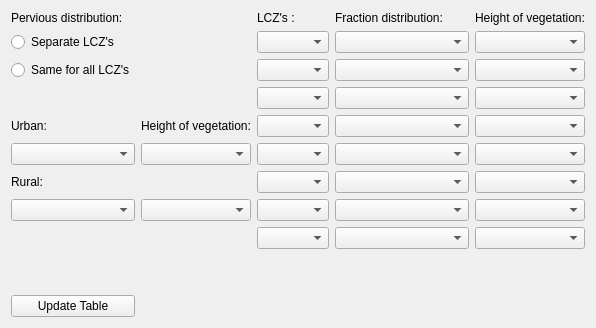
     <widget class="QWidget" name="tab">
      <attribute name="title">
       <string>Pervious distribution</string>
      </attribute>
      <layout class="QGridLayout" name="gridLayout_2">
       <item row="0" column="0">
        <widget class="QLabel" name="label_5">
         <property name="text">
          <string>Pervious distribution:</string>
         </property>
        </widget>
       </item>
       <item row="0" column="7">
        <widget class="QLabel" name="label_9">
         <property name="text">
          <string>Height of vegetation:</string>
         </property>
        </widget>
       </item>
       <item row="1" column="0">
        <widget class="QRadioButton" name="radioButton_2">
         <property name="text">
          <string>Separate LCZ's</string>
         </property>
        </widget>
       </item>
       <item row="1" column="7">
        <widget class="QComboBox" name="comboBox_19"/>
       </item>
       <item row="2" column="0">
        <widget class="QRadioButton" name="radioButton">
         <property name="text">
          <string>Same for all LCZ's</string>
         </property>
        </widget>
       </item>
       <item row="2" column="7">
        <widget class="QComboBox" name="comboBox_20"/>
       </item>
       <item row="15" column="0">
        <widget class="QPushButton" name="pushButton_2">
         <property name="text">
          <string>Update Table</string>
         </property>
        </widget>
       </item>
       <item row="11" column="7">
        <widget class="QComboBox" name="comboBox_26"/>
       </item>
       <item row="10" column="7">
        <widget class="QComboBox" name="comboBox_25"/>
       </item>
       <item row="9" column="7">
        <widget class="QComboBox" name="comboBox_24"/>
       </item>
       <item row="7" column="7">
        <widget class="QComboBox" name="comboBox_23"/>
       </item>
       <item row="3" column="7">
        <widget class="QComboBox" name="comboBox_21"/>
       </item>
       <item row="6" column="7">
        <widget class="QComboBox" name="comboBox_22"/>
       </item>
       <item row="12" column="6">
        <spacer name="verticalSpacer">
         <property name="orientation">
          <enum>Qt::Vertical</enum>
         </property>
         <property name="sizeHint" stdset="0">
          <size>
           <width>20</width>
           <height>40</height>
          </size>
         </property>
        </spacer>
       </item>
       <item row="10" column="2">
        <widget class="QComboBox" name="comboBox_30"/>
       </item>
       <item row="9" column="0">
        <widget class="QLabel" name="label_10">
         <property name="text">
          <string>Rural:</string>
         </property>
        </widget>
       </item>
       <item row="7" column="2">
        <widget class="QComboBox" name="comboBox_28"/>
       </item>
       <item row="6" column="2">
        <widget class="QLabel" name="label_11">
         <property name="text">
          <string>Height of vegetation:</string>
         </property>
        </widget>
       </item>
       <item row="6" column="0">
        <widget class="QLabel" name="label_6">
         <property name="text">
          <string>Urban:</string>
         </property>
        </widget>
       </item>
       <item row="10" column="0">
        <widget class="QComboBox" name="comboBox_29"/>
       </item>
       <item row="1" column="4">
        <widget class="QComboBox" name="comboBox_3"/>
       </item>
       <item row="11" column="4">
        <widget class="QComboBox" name="comboBox_16"/>
       </item>
       <item row="10" column="4">
        <widget class="QComboBox" name="comboBox_15"/>
       </item>
       <item row="3" column="4">
        <widget class="QComboBox" name="comboBox_5"/>
       </item>
       <item row="2" column="4">
        <widget class="QComboBox" name="comboBox_4"/>
       </item>
       <item row="9" column="4">
        <widget class="QComboBox" name="comboBox_8"/>
       </item>
       <item row="7" column="0">
        <widget class="QComboBox" name="comboBox_27"/>
       </item>
       <item row="0" column="4">
        <widget class="QLabel" name="label_7">
         <property name="text">
          <string>LCZ's :</string>
         </property>
        </widget>
       </item>
       <item row="6" column="4">
        <widget class="QComboBox" name="comboBox_6"/>
       </item>
       <item row="7" column="5" colspan="2">
        <widget class="QComboBox" name="comboBox_13"/>
       </item>
       <item row="6" column="5" colspan="2">
        <widget class="QComboBox" name="comboBox_12"/>
       </item>
       <item row="3" column="5" colspan="2">
        <widget class="QComboBox" name="comboBox_11"/>
       </item>
       <item row="2" column="5" colspan="2">
        <widget class="QComboBox" name="comboBox_10"/>
       </item>
       <item row="1" column="5" colspan="2">
        <widget class="QComboBox" name="comboBox_9"/>
       </item>
       <item row="9" column="5" colspan="2">
        <widget class="QComboBox" name="comboBox_14"/>
       </item>
       <item row="10" column="5" colspan="2">
        <widget class="QComboBox" name="comboBox_17"/>
       </item>
       <item row="11" column="5" colspan="2">
        <widget class="QComboBox" name="comboBox_18"/>
       </item>
       <item row="0" column="5">
        <widget class="QLabel" name="label_8">
         <property name="text">
          <string>Fraction distribution:</string>
         </property>
        </widget>
       </item>
       <item row="7" column="4">
        <widget class="QComboBox" name="comboBox_7"/>
       </item>
      </layout>
     </widget>
